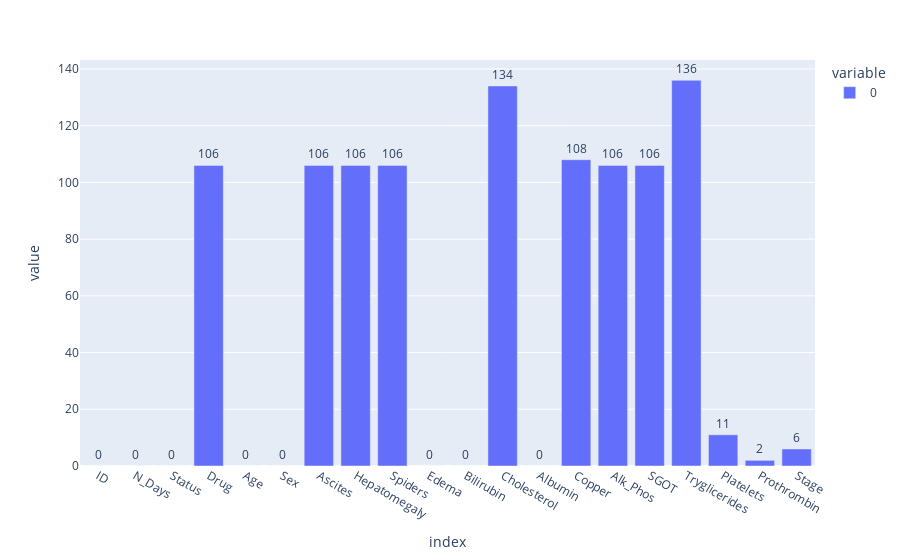

Write notebook code for a chart like this one.
### Code cell
# Finally we make a bar plot.
fig = px.bar(data_nas, text_auto = True)
fig.update_traces(textangle=0, textposition="outside")
fig.show()

### Figure 1 — Plotly figure (JSON) as saved in the notebook; plotly's stock layout.template omitted (floating-point values rounded to 4 significant figures)
{"data": [{"alignmentgroup": "True", "hovertemplate": "variable=0<br>index=%{x}<br>value=%{y}<extra></extra>", "legendgroup": "0", "marker": {"color": "#636efa", "pattern": {"shape": ""}}, "name": "0", "offsetgroup": "0", "orientation": "v", "showlegend": true, "textangle": 0, "textposition": "outside", "texttemplate": "%{y}", "type": "bar", "x": ["ID", "N_Days", "Status", "Drug", "Age", "Sex", "Ascites", "Hepatomegaly", "Spiders", "Edema", "Bilirubin", "Cholesterol", "Albumin", "Copper", "Alk_Phos", "SGOT", "Tryglicerides", "Platelets", "Prothrombin", "Stage"], "xaxis": "x", "y": [0, 0, 0, 106, 0, 0, 106, 106, 106, 0, 0, 134, 0, 108, 106, 106, 136, 11, 2, 6], "yaxis": "y"}], "layout": {"barmode": "relative", "legend": {"title": {"text": "variable"}, "tracegroupgap": 0}, "margin": {"t": 60}, "xaxis": {"anchor": "y", "domain": [0, 1], "title": {"text": "index"}}, "yaxis": {"anchor": "x", "domain": [0, 1], "title": {"text": "value"}}}}
